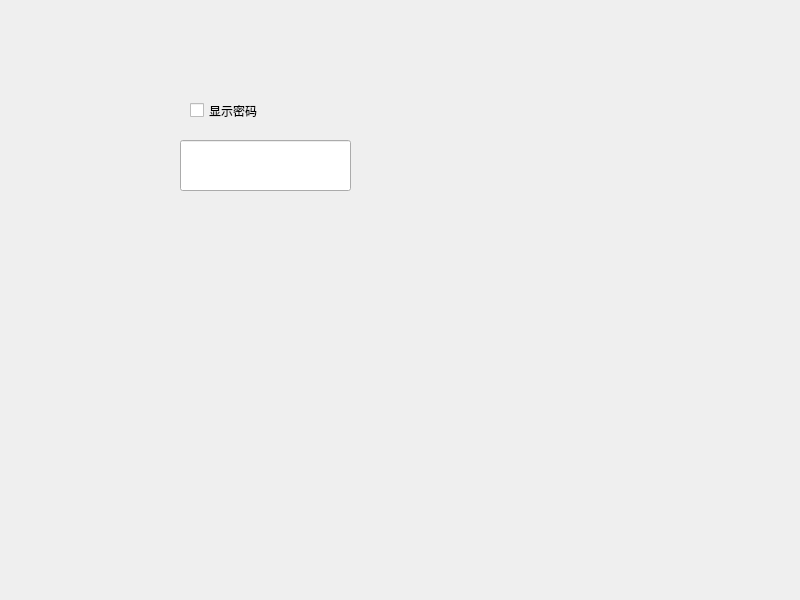
<?xml version="1.0" encoding="UTF-8"?>
<ui version="4.0">
 <class>Widget</class>
 <widget class="QWidget" name="Widget">
  <property name="geometry">
   <rect>
    <x>0</x>
    <y>0</y>
    <width>800</width>
    <height>600</height>
   </rect>
  </property>
  <property name="windowTitle">
   <string>Widget</string>
  </property>
  <widget class="QLineEdit" name="lineEdit">
   <property name="geometry">
    <rect>
     <x>180</x>
     <y>140</y>
     <width>171</width>
     <height>51</height>
    </rect>
   </property>
  </widget>
  <widget class="QCheckBox" name="checkBox">
   <property name="geometry">
    <rect>
     <x>190</x>
     <y>100</y>
     <width>71</width>
     <height>21</height>
    </rect>
   </property>
   <property name="text">
    <string>显示密码</string>
   </property>
  </widget>
 </widget>
 <resources/>
 <connections/>
</ui>
